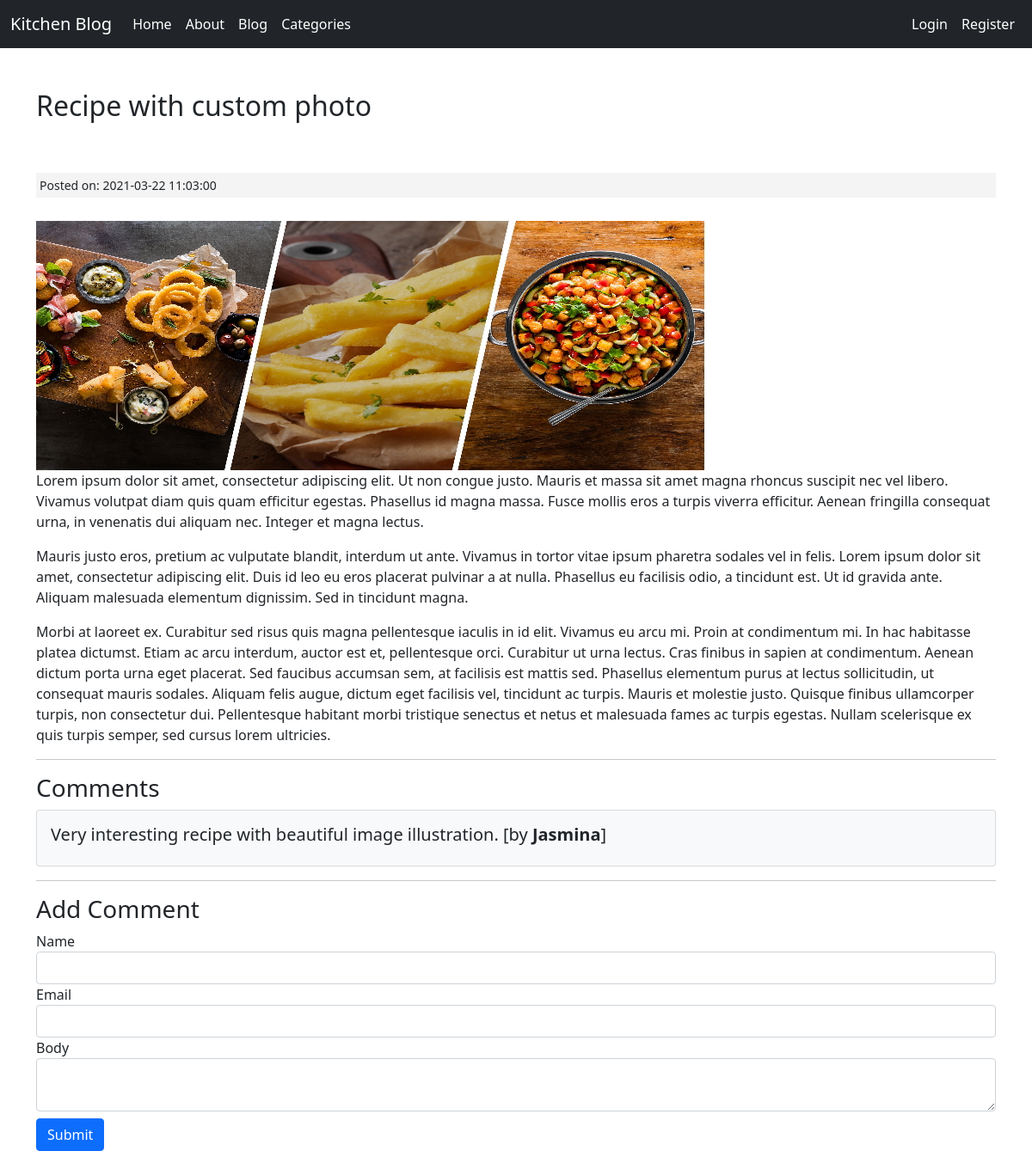
The page /posts/Recipe-with-custom-photo on the database its author committed.
### tables this page shows
CREATE TABLE IF NOT EXISTS `posts` (
  `id` int(11) NOT NULL AUTO_INCREMENT,
  `category_id` int(11) NOT NULL,
  `user_id` int(11) NOT NULL,
  `title` varchar(255) NOT NULL,
  `slug` varchar(255) NOT NULL,
  `body` text NOT NULL,
  `post_image` varchar(255) NOT NULL,
  `created_at` timestamp NOT NULL DEFAULT CURRENT_TIMESTAMP,
  PRIMARY KEY (`id`)
);

CREATE TABLE IF NOT EXISTS `comments` (
  `id` int(11) NOT NULL AUTO_INCREMENT,
  `post_id` int(11) NOT NULL,
  `name` varchar(255) NOT NULL,
  `email` varchar(255) NOT NULL,
  `body` text NOT NULL,
  `created_at` timestamp NOT NULL DEFAULT CURRENT_TIMESTAMP,
  PRIMARY KEY (`id`)
);

### application/controllers/Posts.php (called while the page is built, shortened)
<?php
    class Posts extends CI_Controller {
        public function view($slug = NULL){
            $data['post'] = $this->post_model->get_posts($slug);
            $post_id = $data['post']['id'];
            $data['comments'] = $this->comment_model->get_comments($post_id);
            $data['title'] = $data['post']['title'];
            $this->load->view('templates/header');
            $this->load->view('posts/view', $data);
            $this->load->view('templates/footer');
        }
    }

### index.php (called while the page is built, shortened)
<?php
require_once BASEPATH.'core/CodeIgniter.php';

### application/models/Post_model.php (called while the page is built, shortened)
<?php
	class Post_model extends CI_Model{
		public function get_posts($slug = FALSE, $limit = FALSE, $offset = FALSE){
			$query = $this->db->get_where('posts', array('slug' => $slug));
			return $query->row_array();
		}
	}

### application/models/Comment_model.php (called while the page is built, shortened)
<?php
	class Comment_model extends CI_Model{
		public function get_comments($post_id){
			$query = $this->db->get_where('comments', array('post_id' => $post_id));
			return $query->result_array();
		}
	}

### application/views/posts/view.php (the view, shortened to what this page needs)
<h2><?php echo $post['title'] ?></h2>
<br><br>
<small class="post-date">Posted on: <?= $post['created_at'] ?></small></br>
<img src="<?php echo site_url();  ?>assets/images/posts/<?php echo $post['post_image']; ?>">
<div class="post-body">
    <?php echo $post['body']; ?>
</div>
<hr>
<h3>Comments</h3>
<?php if($comments): ?>
    <?php foreach($comments as $comment): ?>
        <div class="card card-body bg-light">
            <h5><?= $comment['body']; ?> [by <strong><?= $comment['name'];?></strong>]</h5>
        </div>
        <?php endforeach; ?>
<?php else: ?>
    <p>No comments for display</p>
<?php endif; ?>
<hr>
<h3>Add Comment</h3>
<?php echo form_open('comments/create/'.$post['id']); ?>
	<div class="form-group">
		<label>Name</label>
		<input type="text" name="name" class="form-control">
	</div>
	<div class="form-group">
		<label>Email</label>
		<input type="text" name="email" class="form-control">
	</div>
	<div class="form-group">
		<label>Body</label>
		<textarea name="body" class="form-control"></textarea>
	</div>
	<button class="btn btn-primary mt-2" type="submit">Submit</button>
</form>

### assets/css/style.css (style rules this page uses)
.post-date { background: #f4f4f4; padding: 4px; margin: 3px 0; display: block; }

### rows shown on the page
posts: title "Recipe with custom photo", created_at "2021-03-22 11:03:00", post_image (picture), body "Lorem ipsum dolor sit amet, consectetur adipiscing elit. Ut non congue justo. Mauris et massa sit amet magna rhoncus suscipit nec vel libero. Vivamus volutpat diam quis quam efficitur egestas. Phasellus id magna massa. Fusce mollis eros a turpis viverra efficitur. Aenean fringilla consequat urna, in venenatis dui aliquam nec. Integer et magna lectus. Mauris justo eros, pretium ac vulputate blandit, interdum ut ante. Vivamus in tortor vitae ipsum pharetra sodales vel in felis. Lorem ipsum dolor sit amet, consectetur adipiscing elit. Duis id leo eu eros placerat pulvinar a at nulla. Phasellus eu facilisis odio, a tincidunt est. Ut id gravida ante. Aliquam malesuada elementum dignissim. Sed in…"
comments: body "Very interesting recipe with beautiful image illustration.", name "Jasmina"
